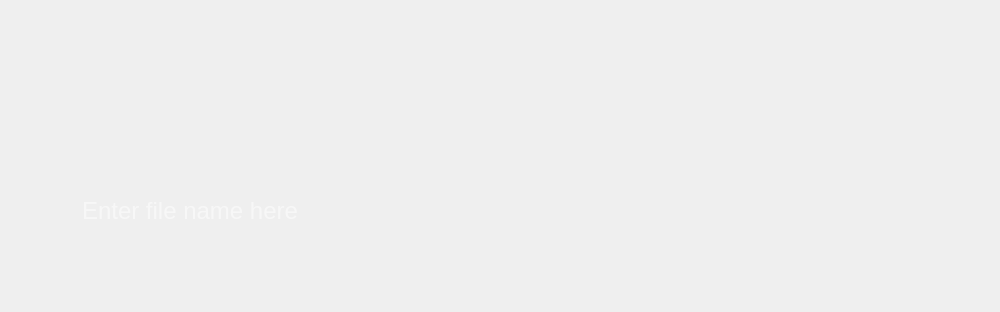
<?xml version="1.0" encoding="UTF-8"?>
<ui version="4.0">
 <class>addfilenamewindow</class>
 <widget class="QDialog" name="addfilenamewindow">
  <property name="geometry">
   <rect>
    <x>0</x>
    <y>0</y>
    <width>1000</width>
    <height>312</height>
   </rect>
  </property>
  <property name="minimumSize">
   <size>
    <width>1000</width>
    <height>312</height>
   </size>
  </property>
  <property name="maximumSize">
   <size>
    <width>1000</width>
    <height>312</height>
   </size>
  </property>
  <property name="windowTitle">
   <string>Add file name</string>
  </property>
  <property name="windowIcon">
   <iconset resource="Img.qrc">
    <normaloff>:/sources/windows icons/showfileicon.png</normaloff>:/sources/windows icons/showfileicon.png</iconset>
  </property>
  <widget class="QLabel" name="label">
   <property name="geometry">
    <rect>
     <x>0</x>
     <y>0</y>
     <width>1000</width>
     <height>312</height>
    </rect>
   </property>
   <property name="text">
    <string/>
   </property>
   <property name="pixmap">
    <pixmap resource="Img.qrc">:/sources/addfilename.png</pixmap>
   </property>
  </widget>
  <widget class="QPushButton" name="done">
   <property name="geometry">
    <rect>
     <x>760</x>
     <y>175</y>
     <width>191</width>
     <height>83</height>
    </rect>
   </property>
   <property name="styleSheet">
    <string notr="true">QPushButton{
background:transparent;
border-radius:40px;
color:white;
}
QPushButton::hover{
background:rgba(255, 255, 255, 50);
}</string>
   </property>
   <property name="text">
    <string/>
   </property>
  </widget>
  <widget class="QLineEdit" name="filename">
   <property name="geometry">
    <rect>
     <x>50</x>
     <y>170</y>
     <width>661</width>
     <height>81</height>
    </rect>
   </property>
   <property name="styleSheet">
    <string notr="true">QLineEdit{
background:transparent;
border-radius:45px;
padding-left:30px;
font-size:24px;
	font: 700 14pt &quot;Segoe UI&quot;;
color:white;
}</string>
   </property>
   <property name="text">
    <string/>
   </property>
   <property name="placeholderText">
    <string>Enter file name here</string>
   </property>
  </widget>
 </widget>
 <resources>
  <include location="Img.qrc"/>
 </resources>
 <connections/>
</ui>
